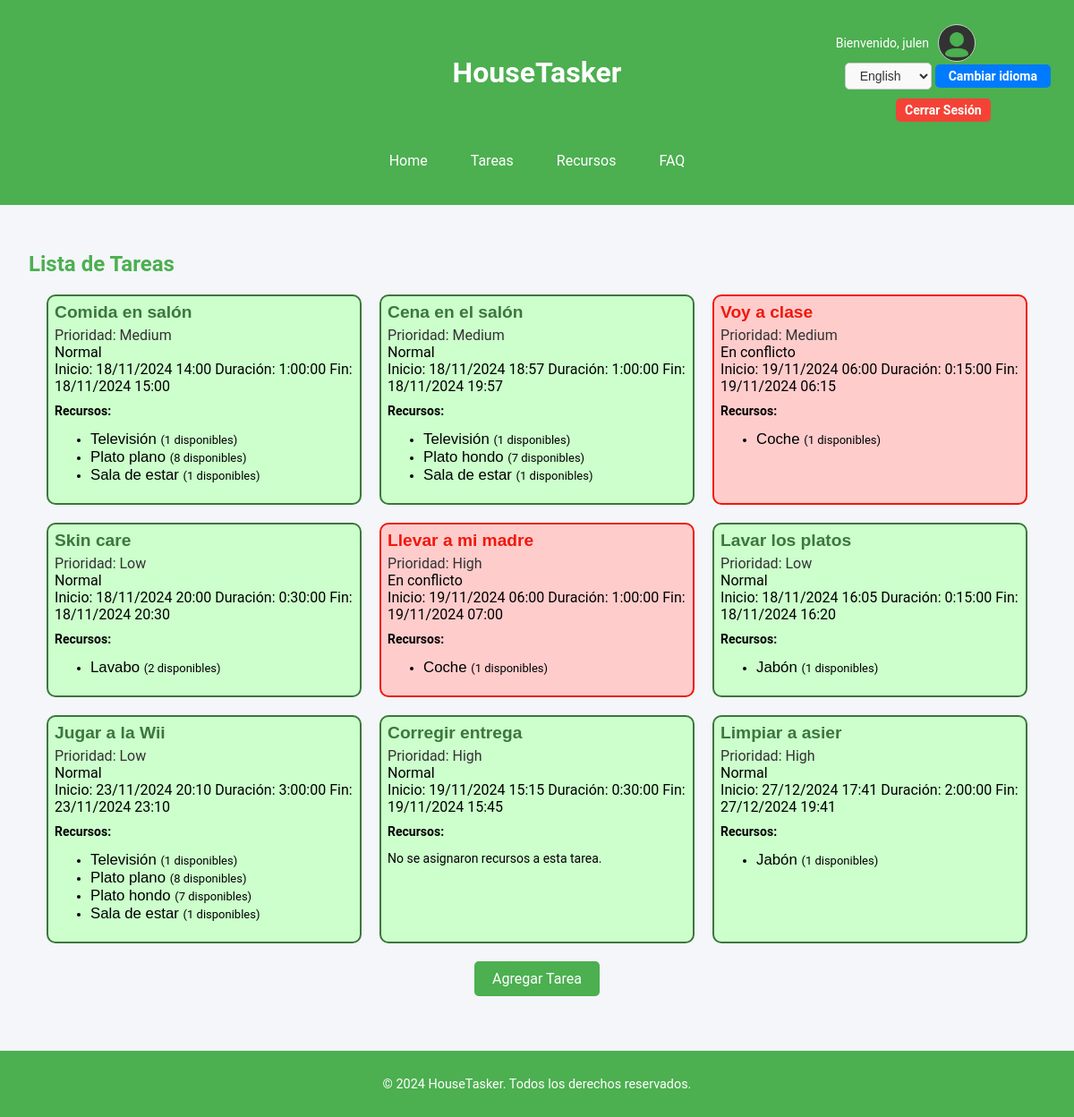
Page /es/tasks/ (signed in) on the committed database.
### appHouseTasker/models.py (models this page shows, shortened)
class CustomUser(AbstractUser):
    profile_image = models.ImageField(upload_to='profile-pictures/', blank=True, null=True)

class Task(models.Model):
    LOW = 'Low'
    MEDIUM = 'Medium'
    HIGH = 'High'
    PRIORITY_CHOICES = [
        (LOW, 'Low'),
        (MEDIUM, 'Medium'),
        (HIGH, 'High'),
    ]
    title = models.CharField(max_length=255)
    description = models.TextField(blank=True, null=True)
    priority = models.CharField(max_length=6, choices=PRIORITY_CHOICES, default=MEDIUM)
    start_date = models.DateTimeField(default=timezone.now)
    duration = models.DurationField()
    completed = models.BooleanField(default=False)
    resources = models.ManyToManyField('Resource', related_name="tasks", blank=True)
    created_by = models.ForeignKey(CustomUser, on_delete=models.CASCADE)
    is_overlapping = models.BooleanField(default=False)
    def end_date(self):
        return self.start_date + self.duration

class Resource(models.Model):
    CATEGORY_CHOICES = [
        ('cleaning', 'Limpieza'),
        ('vehicle', 'Vehículo'),
        ('kitchen', 'Cocina'),
        ('others', 'Otros'),
    ]
    name = models.CharField(max_length=100, unique=True, help_text="Nombre del recurso, e.g., Jabon, Coche, Llaves.")
    description = models.TextField(blank=True, help_text="Descripción opcional del recurso y sus características.")
    quantity = models.PositiveIntegerField(default=1, help_text="Cantidad disponible de este recurso.")
    category = models.CharField(max_length=50, choices=CATEGORY_CHOICES, default='others', help_text="Categoría del recurso.")
    is_available = models.BooleanField(default=True, help_text="Indica si el recurso está disponible para uso.")

### appHouseTasker/views.py (the view)
# urls.py: path('tasks/', TaskListView.as_view(), name='task_list'),  # List all tasks
class TaskListView(LoginRequiredMixin, ListView):
    model = Task
    template_name = "task_list.html"
    context_object_name = "tasks"
    def get_queryset(self):
        tasks = super().get_queryset()
        for task in tasks:
            overlapping = False
            task_end_date = task.start_date + task.duration
            for resource in task.resources.all():
                overlapping_count = sum(
                    1 for t in resource.tasks.exclude(id=task.id)
                    if not (t.start_date >= task_end_date or t.start_date + t.duration <= task.start_date)
                )
                if overlapping_count >= resource.quantity:
                    overlapping = True
                    break
            task.is_overlapping = overlapping
            task.save()
        return tasks

### appHouseTasker/templates/task_list.html
{% extends "base.html" %}
{% load static %}
{% load i18n %}
{% block head %}
<link rel="stylesheet" href="{% static 'css/task_list.css' %}">
{% endblock %}
{% block main %}
<h2>{% trans "Lista de Tareas" %}</h2>
<div class="task-container">
  {% for task in tasks %}
    <div class="task-item {% if task.is_overlapping %}task-overlapping{% else %}task-ok{% endif %}">
      <a href="{% url 'task_detail' task.id %}" class="task-title">{{ task.title }}</a>
      <span class="priority">{% trans "Prioridad" %}: {{ task.get_priority_display }}</span>
      {% if task.is_overlapping %}
        <span class="status">{% trans "En conflicto" %}</span>
      {% else %}
        <span class="status">{% trans "Normal" %}</span>
      {% endif %}
      <div class="task-dates">
        <span class="start-date">{% trans "Inicio" %}: {{ task.start_date|date:"d/m/Y H:i" }}</span>
        <span class="duration">{% trans "Duración" %}: {{ task.duration }}</span>
        <span class="end-date">{% trans "Fin" %}: {{ task.end_date|date:"d/m/Y H:i" }}</span>
      </div>
      <div class="task-resources">
        <strong>{% trans "Recursos" %}:</strong>
        {% if task.resources.all %}
          <ul class="resource-container">
            {% for resource in task.resources.all %}
              <li class="resource-item">
                <a href="{% url 'resource_detail' resource.id %}" class="resource-link">
                  {{ resource.name }}
                </a>
                <span class="quantity-box">({{ resource.quantity }} {% trans "disponibles" %})</span>
              </li>
            {% endfor %}
          </ul>
        {% else %}
          <p>{% trans "No se asignaron recursos a esta tarea" %}.</p>
        {% endif %}
      </div>
    </div>
  {% empty %}
    <p>{% trans "No se encontraron tareas" %}.</p>
  {% endfor %}
</div>
<div class="add-task-button-container">
  <a href="{% url 'task_create' %}" class="add-task-button">{% trans "Agregar Tarea" %}</a>
</div>
{% endblock %}

### appHouseTasker/templates/base.html (shortened to what this page needs)
{% load static %}
{% load i18n %}
<!DOCTYPE html>
<html lang="es">
	<head>
		<link rel="stylesheet" href="{% static 'css/ht.css' %}">
		<link rel="stylesheet" href="{% static 'css/fonts.css' %}">
		{% block head %}{% endblock %}
	</head>
	<body>
		<header>
            <div class="header-container">
                <h1>{% block header-title %}HouseTasker{% endblock %}</h1>
                <div class="user-info">
                    {% if user.is_authenticated %}
                        <div class="profile">
                            <p>{% trans "Bienvenido" %}, {{ user.username }}</p>
                            {% if user.profile_image %}
                                <img src="{{ user.profile_image.url }}" alt="Profile picture" class="profile-pic">
                            {% else %}
                                <img src="{% static 'img/default_pfp.png' %}" alt="Default profile picture" class="profile-pic">
                            {% endif %}
                        </div>
                        <div class="language-form">
                            <form method="post" action="{% url 'set_language' %}">
                                <select name="language">
                                    <option value="en" {% if LANGUAGE_CODE == "en" %}selected{% endif %}>English</option>
                                </select>
                                <button type="submit">{% trans "Cambiar idioma" %}</button>
                            </form>
                        </div>
                        <div class="logout">
                            <form method="POST" action="{% url 'logout' %}">
                                <button type="submit" class="logout-btn">{%trans "Cerrar Sesión" %}</button>
                            </form>
                        </div>
                    {% endif %}
                </div>
            </div>
            <nav>
                {% block nav %}
                <a href="{% url 'home' %}">Home</a>
                <a href="{% url 'task_list' %}">{% trans "Tareas" %}</a>
                <a href="{% url 'resource_list' %}">{% trans "Recursos" %}</a>
                <a href="{% url 'faq' %}">FAQ</a>
                {% endblock %}
            </nav>
        </header>
		<main>
			{% block main %}
			{% endblock %}
		</main>
		<footer>
			<p>© 2024 HouseTasker. Todos los derechos reservados.</p>
		</footer>
	</body>
</html>

### appHouseTasker/static/css/ht.css (style rules this page uses)
body, html { font-family: Arial, sans-serif; margin: 0; padding: 0; color: #333; background-color: #f4f6f9; }
header, footer { background-color: #4CAF50; color: white; text-align: center; padding: 1em; }
h1 { font-size: 2em; margin: 0; }
h2, h3 { color: #4CAF50; }
main { padding: 2em; }
nav { display: flex; justify-content: center; gap: 1em; margin: 1em 0; }
nav a { color: white; text-decoration: none; padding: 0.5em 1em; }
footer { margin-top: 2em; font-size: 0.9em; }
.header-container { display: grid; grid-template-columns: 1fr auto 1fr; align-items: center; padding: 10px; position: relative; }
.header-container h1 { grid-column: 2; text-align: center; margin: 0; }
.user-info { grid-column: 3; justify-self: end; }
.user-info .profile { display: flex; align-items: center; }
.user-info .profile p { margin-right: 10px; font-size: 14px; }
.profile-pic { width: 40px; height: 40px; border-radius: 50%; border: 1px solid #ccc; }
.logout { margin-top: 10px; }
.logout-btn { background-color: #f44336; color: white; border: none; padding: 5px 10px; font-size: 14px; cursor: pointer; border-radius: 5px; transition: background-color 0.3s ease; }
.language-form { display: flex; align-items: center; justify-content: flex-start; gap: 10px; margin-left: 10px; }
.language-form select { border: 1px solid #ccc; border-radius: 5px; padding: 5px 12px; font-size: 14px; color: #333; background-color: #f9f9f9; transition: border-color 0.3s ease; }
.language-form button { background-color: #007bff; color: white; border: none; border-radius: 5px; padding: 5px 15px; font-size: 14px; cursor: pointer; transition: background-color 0.3s ease; }

### appHouseTasker/static/css/task_list.css (style rules this page uses)
.task-container { display: grid; gap: 20px; margin: 20px; }
.task-item { background-color: #fff; border: 2px solid #4CAF50; border-radius: 10px; padding: 2%; transition: background-color 0.3s ease; }
.task-item a { font-family: Arial, sans-serif; font-weight: bold; color: #4CAF50; font-size: 1.2em; text-decoration: none; }
.task-item .priority { color: #333; display: block; margin-top: 5px; }
.add-task-button-container { display: flex; justify-content: center; margin-top: 20px; }
.add-task-button { background-color: #4CAF50; color: white; padding: 10px 20px; text-align: center; text-decoration: none; font-size: 16px; border-radius: 5px; transition: background-color 0.3s ease; }
.task-overlapping { background-color: #ffcccc; color: #000000; border-color: #f0180a; }
.task-overlapping a { color: #f0180a; }
.task-ok { background-color: #ccffcc; color: #000000; border-color: #3c763d; }
.task-ok a { color: #3c763d; }
.task-resources { margin-top: 10px; font-size: 14px; }
.task-overlapping .resource-link { font-weight: normal; color: #000; }
.task-ok .resource-link { font-weight: normal; color: #000; }
.quantity-box { background-color: transparent; color: #000;; font-size: 13px; font-weight: normal; }
@media only screen and (min-width: 961px) { .task-container { grid-template-columns: 1fr 1fr 1fr; } }

### rows in the picture
CustomUser: username "julen"
Task: title "Comida en salón", priority "Medium", start_date "18/11/2024 14:00", duration "1:00:00", end_date "18/11/2024 15:00"
Resource: name "Televisión", quantity "1"
Resource: name "Plato plano", quantity "8"
Resource: name "Sala de estar", quantity "1"
Task: title "Cena en el salón", priority "Medium", start_date "18/11/2024 18:57", duration "1:00:00", end_date "18/11/2024 19:57"
Resource: name "Plato hondo", quantity "7"
Task: title "Voy a clase", priority "Medium", start_date "19/11/2024 06:00", duration "0:15:00", end_date "19/11/2024 06:15"
Resource: name "Coche", quantity "1"
Task: title "Skin care", priority "Low", start_date "18/11/2024 20:00", duration "0:30:00", end_date "18/11/2024 20:30"
Resource: name "Lavabo", quantity "2"
Task: title "Llevar a mi madre", priority "High", start_date "19/11/2024 06:00", duration "1:00:00", end_date "19/11/2024 07:00"
Task: title "Lavar los platos", priority "Low", start_date "18/11/2024 16:05", duration "0:15:00", end_date "18/11/2024 16:20"
Resource: name "Jabón", quantity "1"
Task: title "Jugar a la Wii", priority "Low", start_date "23/11/2024 20:10", duration "3:00:00", end_date "23/11/2024 23:10"
Task: title "Corregir entrega", priority "High", start_date "19/11/2024 15:15", duration "0:30:00", end_date "19/11/2024 15:45"
Task: title "Limpiar a asier", priority "High", start_date "27/12/2024 17:41", duration "2:00:00", end_date "27/12/2024 19:41"
